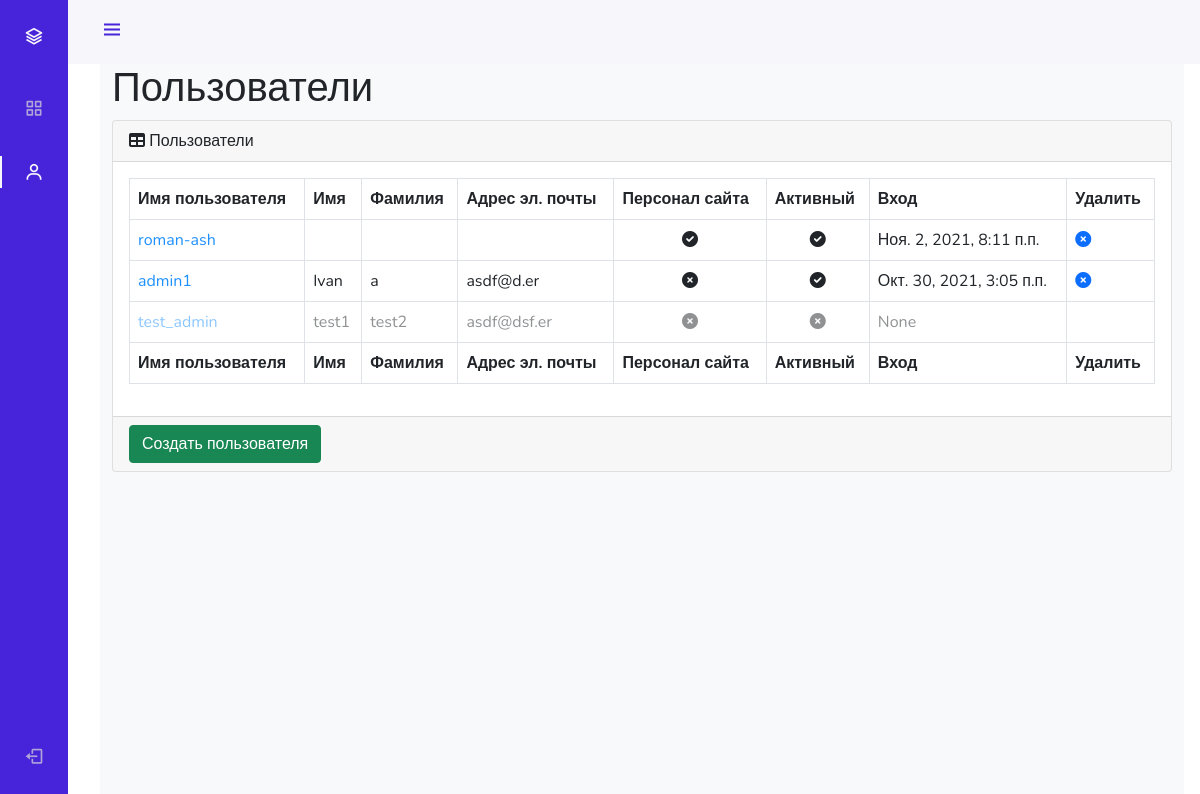
The app's page /admin_staff/users/read/ (signed in), older data.
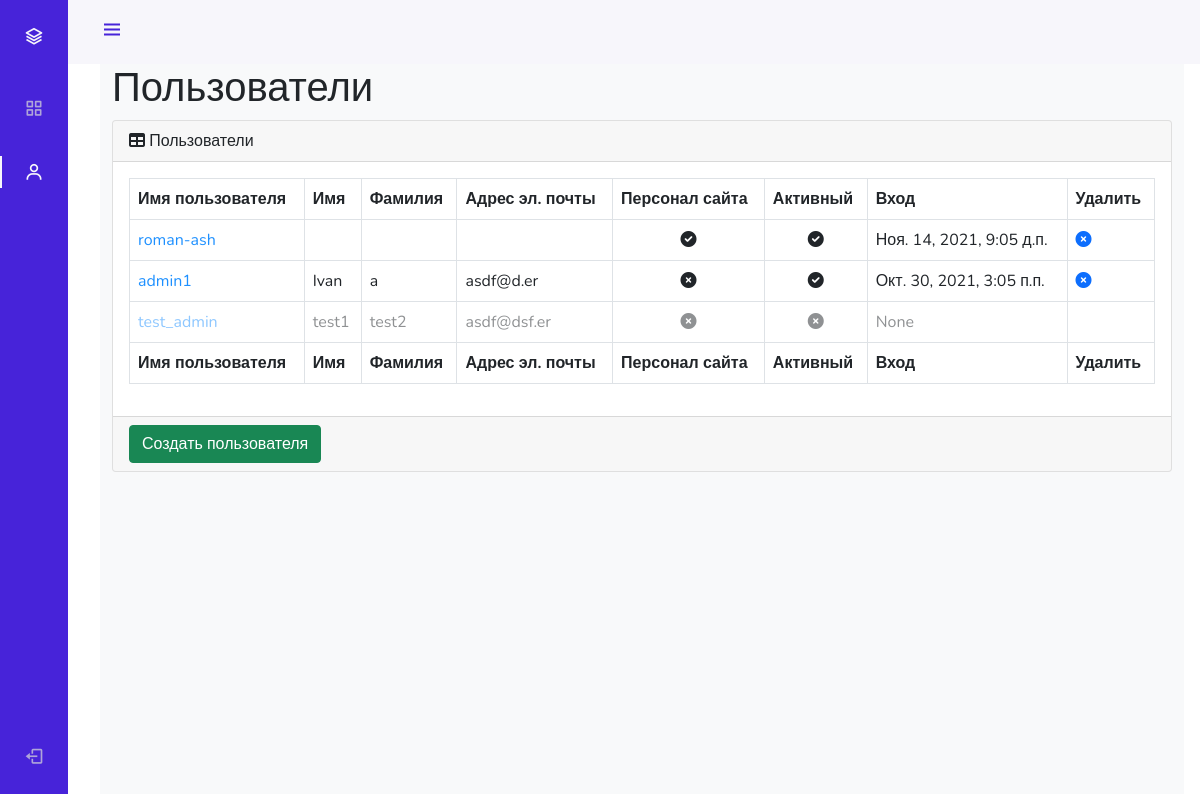
The same page, newer data.
### authapp/models.py (models this page shows)
class ShopUser(AbstractUser):
    avatar = models.ImageField(upload_to='users_avatars', blank=True)
    age = models.PositiveIntegerField(verbose_name='возраст')

### adminapp/views.py (the view)
# urls.py: path('users/read/', adminapp.UsersListView.as_view(), name='users'),
class UsersListView(LoginRequiredMixin, ListView):
    model = ShopUser
    template_name = 'adminapp/users.html'
    def get_context_data(self, *, object_list=None, **kwargs):
        context = super(UsersListView, self).get_context_data()
        context['title'] = 'админка/пользователь'
        return context
    def get_queryset(self):
        return ShopUser.objects.all().order_by('-is_active', '-is_superuser', '-is_staff', 'username')

### adminapp/templates/adminapp/users.html
{% extends 'adminapp/base.html' %}
{% load static %}
{% block content %}
<main>
    <div class="container-fluid">
        <h1 class="mt-4">Пользователи</h1>
        <div class="card mb-4">
            <div class="card-header">
                <i class="fas fa-table mr-1"></i>
                Пользователи
            </div>
            <div class="card-body">
                <div class="table-responsive">
                    <table class="table table-bordered" id="dataTable" width="100%" cellspacing="0">
                        <thead>
                        <tr>
                            <th>Имя пользователя</th>
                            <th>Имя</th>
                            <th>Фамилия</th>
                            <th>Адрес эл. почты</th>
                            <th>Персонал сайта</th>
                            <th>Активный</th>
                            <th>Вход</th>
                            <th>Удалить</th>
                        </tr>
                        </thead>
                        <tfoot>
                        <tr>
                            <th>Имя пользователя</th>
                            <th>Имя</th>
                            <th>Фамилия</th>
                            <th>Адрес эл. почты</th>
                            <th>Персонал сайта</th>
                            <th>Активный</th>
                            <th>Вход</th>
                            <th>Удалить</th>
                        </tr>
                        </tfoot>
                        <tbody>
                        {% for user in object_list %}
                            <tr {% if not user.is_active %} style="opacity: 0.5;" {% endif %}>
                                <td><a href="{% url 'admin_staff:user_update' user.id %}" style="color: dodgerblue">{{ user.username }}</a></td>
                                <td>{{ user.first_name }}</td>
                                <td>{{ user.last_name }}</td>
                                <td>{{ user.email }}</td>
                                <td class="text-center">
                                    {% if user.is_staff %}
                                        <i class="fa fa-check-circle"></i>
                                    {% else %}
                                        <i class="fa fa-times-circle"></i>
                                    {% endif %}
                                </td>
                                <td class="text-center">
                                    {% if user.is_active %}
                                        <i class="fa fa-check-circle"></i>
                                    {% else %}
                                        <i class="fa fa-times-circle"></i>
                                    {% endif %}
                                </td>
                                <td>{{ user.last_login }}</td>
                                <td>
                                    <a {% if not user.is_active %} class="invisible" {% endif %} href="{% url 'admin_staff:user_delete' pk=user.id %}">
                                        <i class="fa fa-times-circle"></i>
                                    </a>
                                </td>
                            </tr>
                        {% endfor %}
                        </tbody>
                    </table>
                </div>
            </div>
            <div class="card-footer">
                <a href="{% url 'adminapp:user_create' %}">
                    <button class="btn btn-success">Создать пользователя</button>
                </a>
            </div>
        </div>
    </div>
</main>
{% endblock %}

Row changes from the older to the newer data that the page shows:
changed ShopUser "roman-ash": last_login "Ноя. 2, 2021, 8:11 п.п." → "Ноя. 14, 2021, 9:05 д.п."
